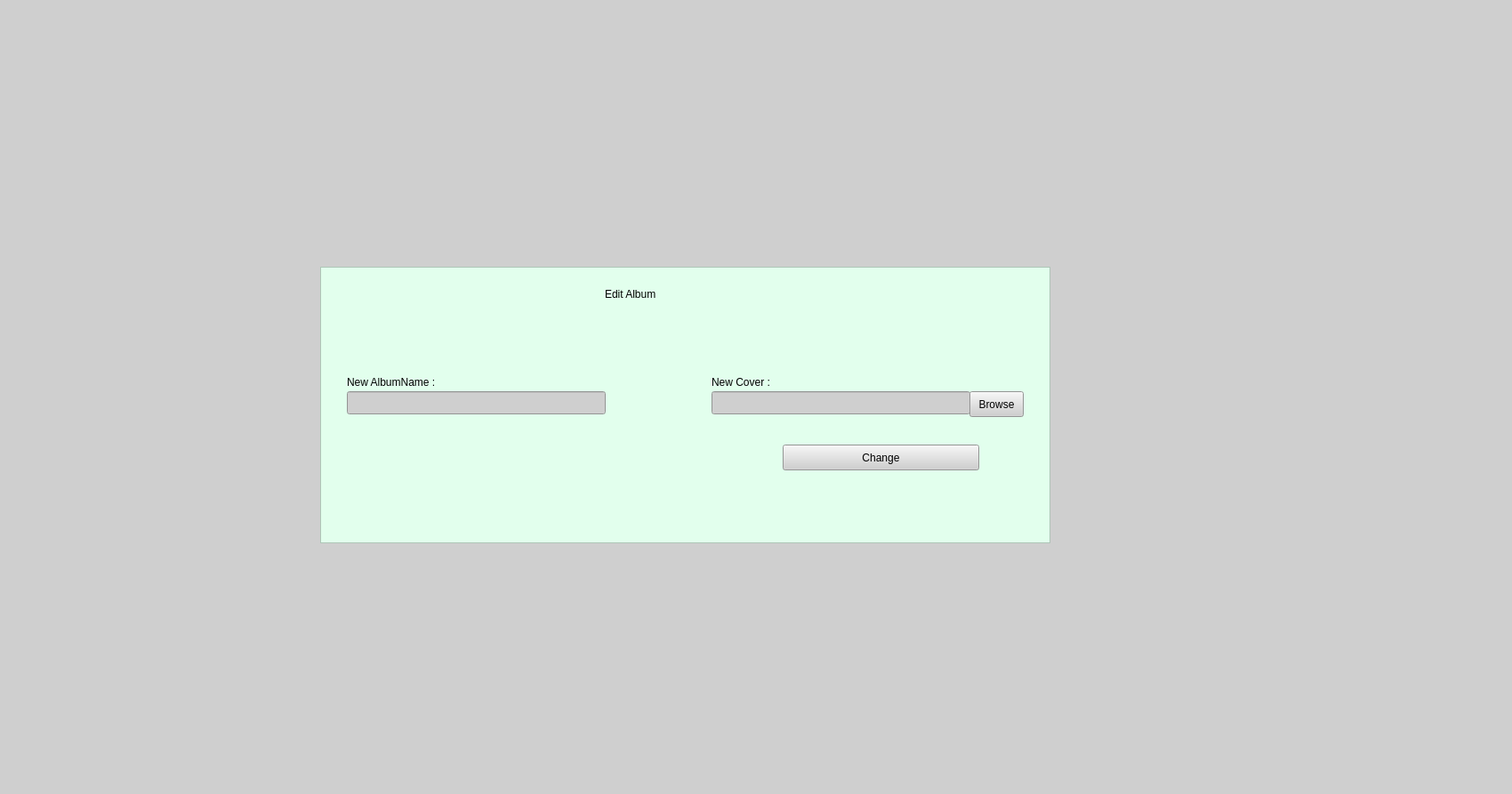
<?xml version="1.0" encoding="UTF-8"?>
<ui version="4.0">
 <class>EditAlbumWindow</class>
 <widget class="QWidget" name="EditAlbumWindow">
  <property name="geometry">
   <rect>
    <x>0</x>
    <y>0</y>
    <width>1700</width>
    <height>893</height>
   </rect>
  </property>
  <property name="windowTitle">
   <string>Form</string>
  </property>
  <property name="styleSheet">
   <string notr="true">background-color: rgb(207, 207, 207);</string>
  </property>
  <widget class="QFrame" name="frame">
   <property name="geometry">
    <rect>
     <x>360</x>
     <y>300</y>
     <width>821</width>
     <height>311</height>
    </rect>
   </property>
   <property name="styleSheet">
    <string notr="true">background-color: rgb(226, 255, 237);</string>
   </property>
   <property name="frameShape">
    <enum>QFrame::Shape::StyledPanel</enum>
   </property>
   <property name="frameShadow">
    <enum>QFrame::Shadow::Raised</enum>
   </property>
   <widget class="QLabel" name="label">
    <property name="geometry">
     <rect>
      <x>320</x>
      <y>10</y>
      <width>171</width>
      <height>41</height>
     </rect>
    </property>
    <property name="styleSheet">
     <string notr="true">font: 700 italic 18pt &quot;Segoe UI&quot;;</string>
    </property>
    <property name="text">
     <string>Edit Album</string>
    </property>
   </widget>
   <widget class="QLineEdit" name="lineEdit">
    <property name="geometry">
     <rect>
      <x>30</x>
      <y>140</y>
      <width>291</width>
      <height>26</height>
     </rect>
    </property>
    <property name="styleSheet">
     <string notr="true">background-color: rgb(207, 207, 207);</string>
    </property>
   </widget>
   <widget class="QLabel" name="label_2">
    <property name="geometry">
     <rect>
      <x>30</x>
      <y>120</y>
      <width>151</width>
      <height>20</height>
     </rect>
    </property>
    <property name="styleSheet">
     <string notr="true">font: 700 italic 9pt &quot;Segoe UI&quot;;</string>
    </property>
    <property name="text">
     <string>New AlbumName :</string>
    </property>
   </widget>
   <widget class="QPushButton" name="pushButton">
    <property name="geometry">
     <rect>
      <x>520</x>
      <y>200</y>
      <width>221</width>
      <height>29</height>
     </rect>
    </property>
    <property name="styleSheet">
     <string notr="true">background-color: rgb(207, 207, 207);</string>
    </property>
    <property name="text">
     <string>Change</string>
    </property>
   </widget>
   <widget class="QLineEdit" name="lineEditCover">
    <property name="geometry">
     <rect>
      <x>440</x>
      <y>140</y>
      <width>291</width>
      <height>26</height>
     </rect>
    </property>
    <property name="styleSheet">
     <string notr="true">background-color: rgb(207, 207, 207);</string>
    </property>
   </widget>
   <widget class="QLabel" name="label_3">
    <property name="geometry">
     <rect>
      <x>440</x>
      <y>120</y>
      <width>151</width>
      <height>20</height>
     </rect>
    </property>
    <property name="styleSheet">
     <string notr="true">font: 700 italic 9pt &quot;Segoe UI&quot;;</string>
    </property>
    <property name="text">
     <string>New Cover :</string>
    </property>
   </widget>
   <widget class="QPushButton" name="pushButtonBrowse">
    <property name="geometry">
     <rect>
      <x>730</x>
      <y>140</y>
      <width>61</width>
      <height>29</height>
     </rect>
    </property>
    <property name="styleSheet">
     <string notr="true">font: 700 italic 9pt &quot;Segoe UI&quot;;
background-color: rgb(207, 207, 207);</string>
    </property>
    <property name="text">
     <string>Browse</string>
    </property>
   </widget>
  </widget>
 </widget>
 <resources/>
 <connections/>
</ui>
